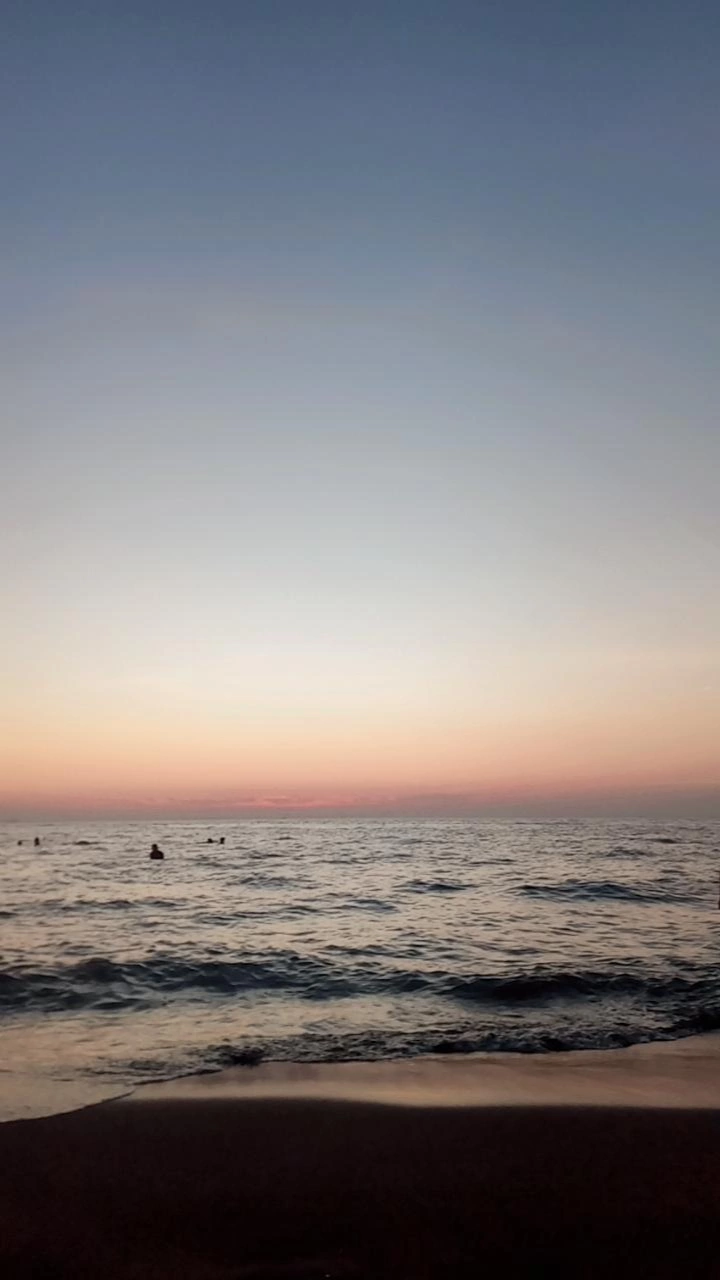
#> input picture example.jpg, 720 x 1280 px
$ python chapter2.py
#> lines starting #> are read from the running program, lines starting #| are printed output that depends on the picture
from PIL import Image

# Memuat gambar
image = Image.open('example.jpg')
#> image is the input picture: PIL image 720x1280 RGB; mean R, G, B 127.7, 124, 126.1

cropped_image = image.crop((10, 10, 200, 200))
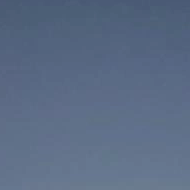
#> cropped_image: PIL image 190x190 RGB; mean R, G, B 90.8, 107.2, 132.5

resized_image = cropped_image.resize((100, 100))

from PIL import ImageFilter

filtered_image = resized_image.filter(ImageFilter.BLUR)

from pydub import AudioSegment

# Memuat file audio
#> (the run stopped early here; a loop or call above may not have finished)
